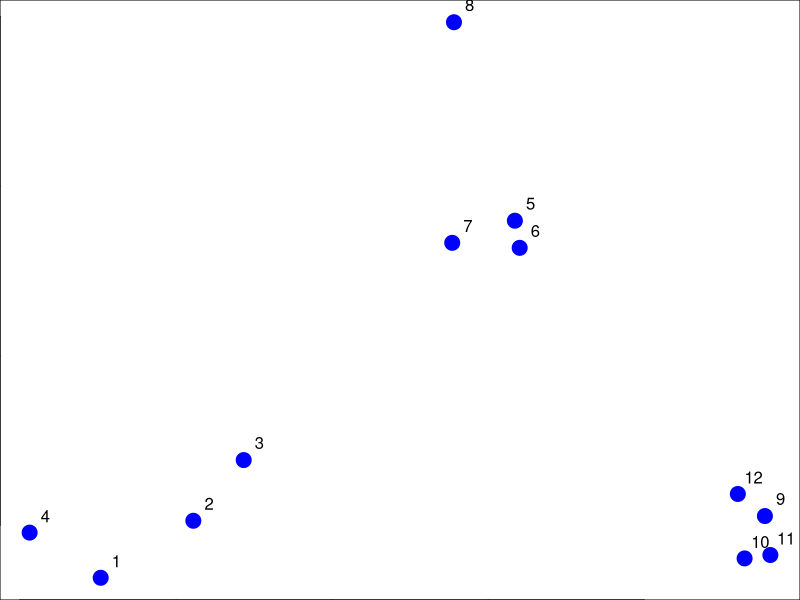
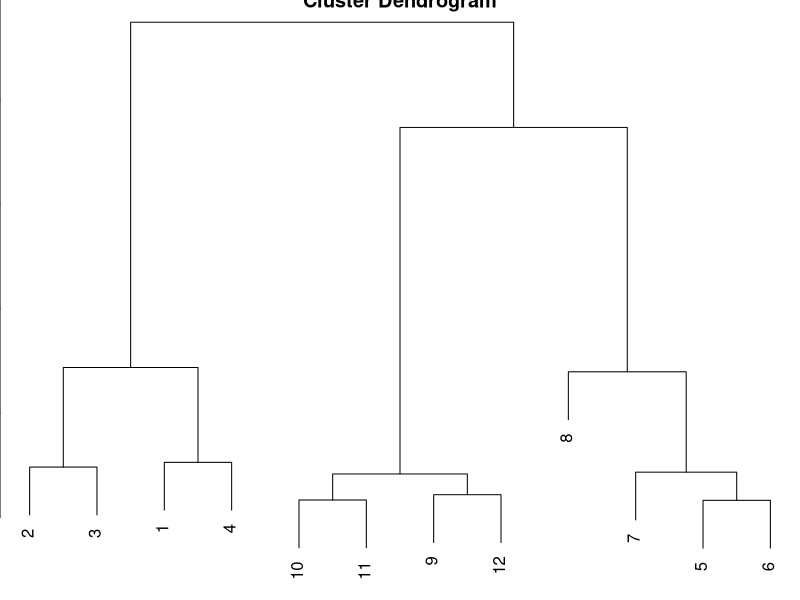
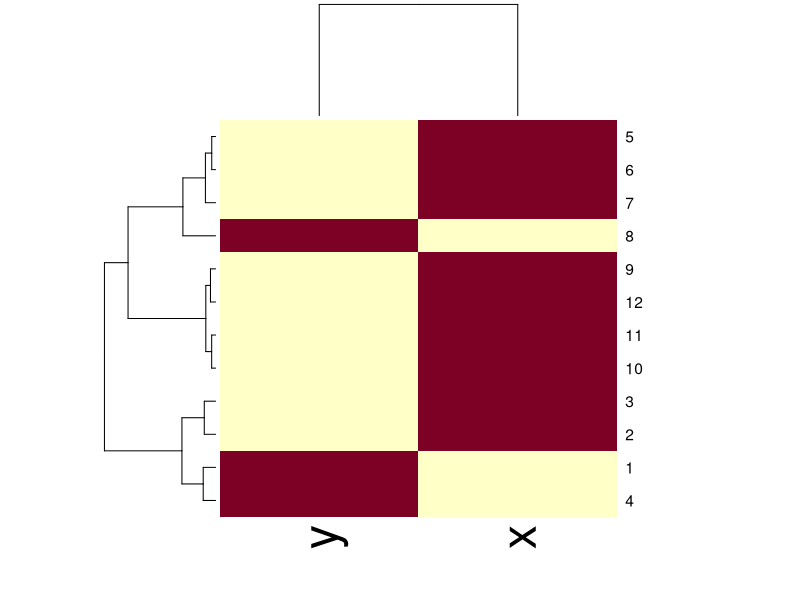
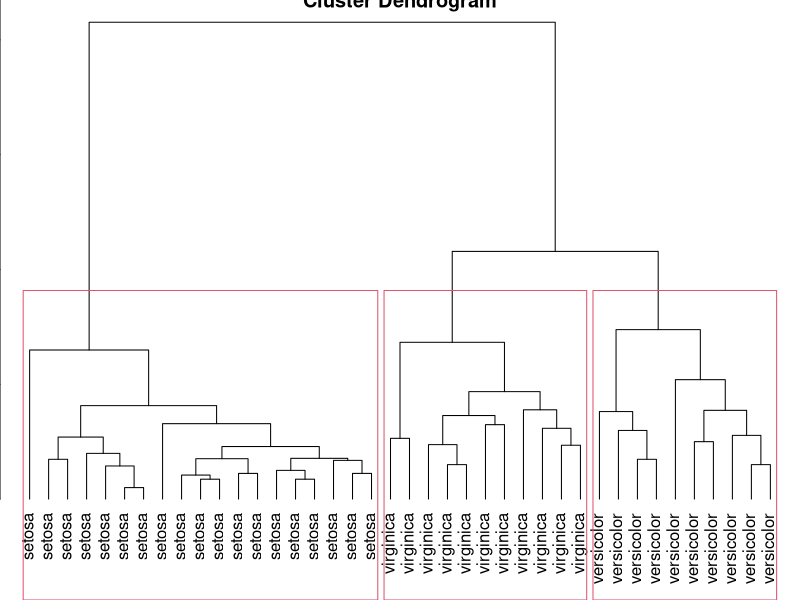
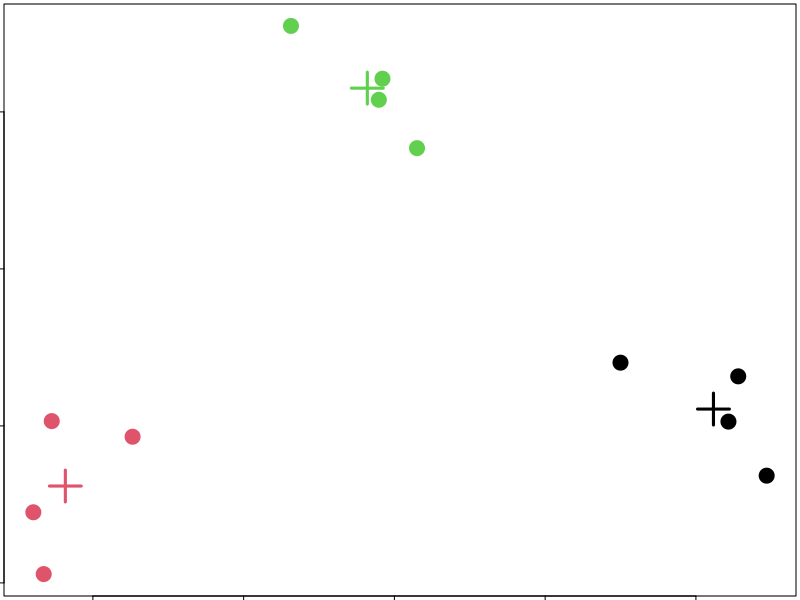
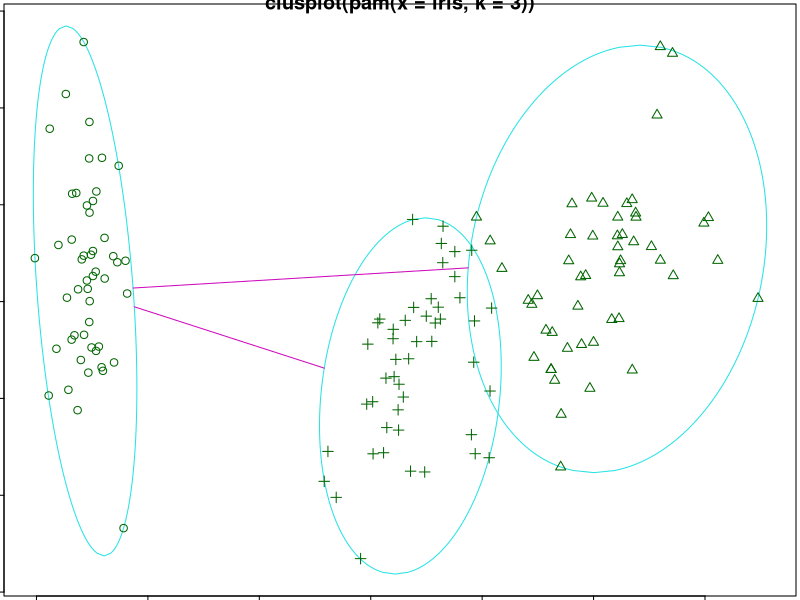
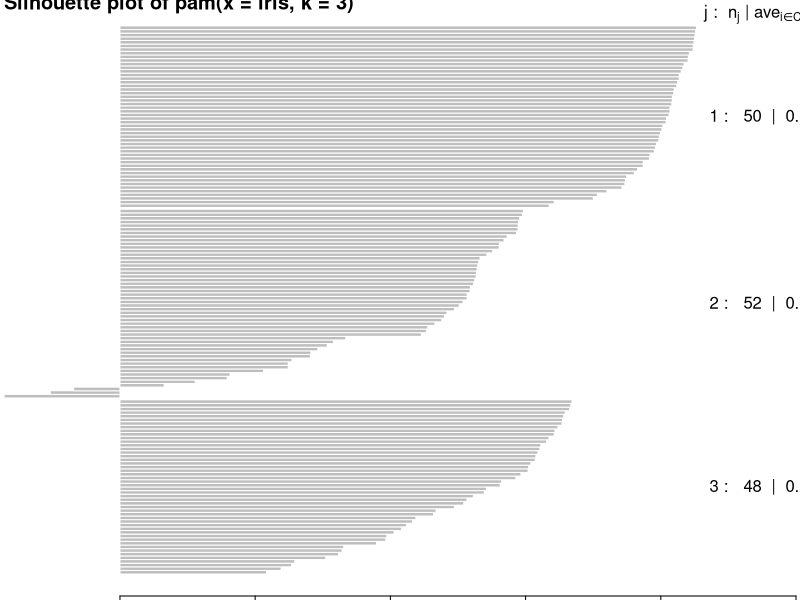
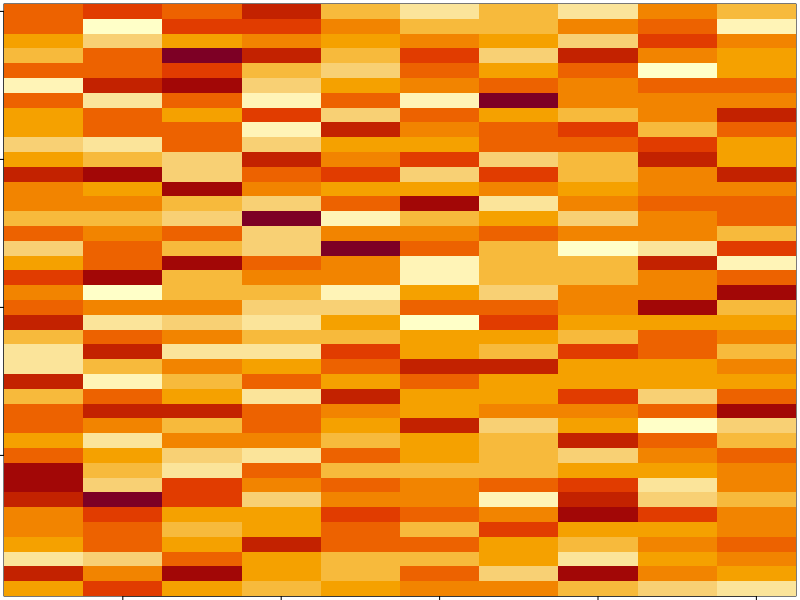

These figures' R source, in order:
## ---- chunk 1
knitr::opts_chunk$set(echo = TRUE)
## ---- chunk 2
set.seed(1234)
par(mar = c(0,0,0,0))
x <- rnorm(12,mean = rep(1:3,each =4),sd = 0.2)
y <- rnorm(12,mean = rep(c(1,2,1),each =4),sd = 0.2)
plot(x,y,col = "blue",pch = 19 ,cex =2)
text(x+0.05,y+0.05,labels = as.character(1:12))
## ---- chunk 3
df <- data.frame(x= x , y = y)
distxy <-dist(df)
## ---- chunk 4
hclustering <- hclust(distxy)
plot(hclustering)
## ---- chunk 5
df <- data.frame(x=x ,y= y)
set.seed(143)
dataMatrix <- as.matrix(df[sample(1:12),])
heatmap(dataMatrix)
## ---- chunk 6
## hiercrchical clustering
set.seed(2835)
# draw a sample of 40 records from the iris data, so that the
# clustering plot will not be over crowded
idx <- sample(1:dim(iris)[1], 40)
iris3 <- iris[idx, ]
# remove class label
iris3$Species <- NULL
# hierarchical clustering
hc <- hclust(dist(iris3), method = "ave")
# plot clusters
plot(hc, hang = -1, labels = iris$Species[idx])
# cut tree into 3 clusters
rect.hclust(hc, k = 3)
# get cluster IDs
groups <- cutree(hc, k = 3)
## ---- chunk 7
x <- rnorm(12,mean = rep(1:3,each =4),sd = 0.2)
y <- rnorm(12,mean = rep(c(1,2,1),each =4),sd = 0.2)
df =data.frame(x,y)
kmeansobj <- kmeans(df,centers = 3)
names(kmeansobj)
## ---- chunk 8
kmeansobj$cluster
## ---- chunk 9
par(mar =rep(0.2,4))
plot(x,y,col =kmeansobj$cluster,pch = 19 ,cex = 2)
points(kmeansobj$centers,col=1:3,pch = 3 ,cex =3 ,lwd =3)
## ---- chunk 10
## clustering with PAM
library(cluster)
# group into 3 clusters
pam.result <- pam(iris, 3)
# check against actual class label
table(pam.result$clustering, iris$Species)
plot(pam.result)
## ---- chunk 11
set.seed(12345)
par(mar = rep(0.2,4))
dataMatrix <- matrix(rnorm(400),nrow = 40)
image(1:10,1:40,t(dataMatrix)[,nrow(dataMatrix):1])
## ---- chunk 12
par(mar = rep(0.2,4)) # add maragins to par
heatmap(dataMatrix)
## ---- chunk 13
set.seed(678910)
for (i in 1:20) {
  # flip coin
  coinflip <- rbinom(1,size = 1,prob = 0.5)
  # if coin is heads add a common pattern to that row
  if(coinflip)
  {
    dataMatrix[i,] <- dataMatrix[i,] + rep(c(0,3),each = 5) 
  }
}
par(mar = rep(0.2,4))
image(1:10,1:40,t(dataMatrix)[,nrow(dataMatrix):1])
## ---- chunk 14
heatmap(dataMatrix)
## ---- chunk 15
hh <- hclust(dist(dataMatrix))
dataMatrixOrdered <- dataMatrix[hh$order,]
par(mar = rep(0.2,4))
image(t(dataMatrixOrdered)[,nrow(dataMatrixOrdered):1])
plot(rowMeans(dataMatrixOrdered),40:1,xlab = "row mean",
     ylab = "Row" ,pch = 19)
plot(rowMeans(dataMatrixOrdered),xlab = "columns",
     ylab = "column means" ,pch = 19)
## ---- chunk 16
# scale for normalization
svd1 <- svd(scale(dataMatrixOrdered))
par(mar = rep(0.2,4))
image(t(dataMatrixOrdered)[,nrow(dataMatrixOrdered):1])
plot(svd1$u[,1],40:1,xlab = "row", ylab ="first left singular vector" , pch = 19)
plot(svd1$v[,1],xlab = "column", ylab ="first right singular vector" , pch = 19)
## ---- chunk 17
par(mfrow = c(1,2))
plot(svd1$d,xlab ="columns", ylab = "singular value" , pch =19)
plot(svd1$d^2 / sum(svd1$d^2) , xlab = "columns" ,ylab ="prop of variance explained  " ,pch = 19)
## ---- chunk 18
svd1 <- svd(scale(dataMatrixOrdered))
pcal <- prcomp(dataMatrixOrdered,scale = TRUE)
plot(pcal$rotation[,1],svd1$v[,1],pch = 19,xlab = "principal 
     component 1", ylab = " right singular vector 1")
abline(0,1)
## ---- chunk 19
dataMatrix2 <- dataMatrixOrdered
## randomaly insert some missing data
dataMatrix2[sample((1:100),size = 40 , replace = FALSE)] <- NA
#svd1 <- svd(scale(dataMatrix2)) # doesn't work
